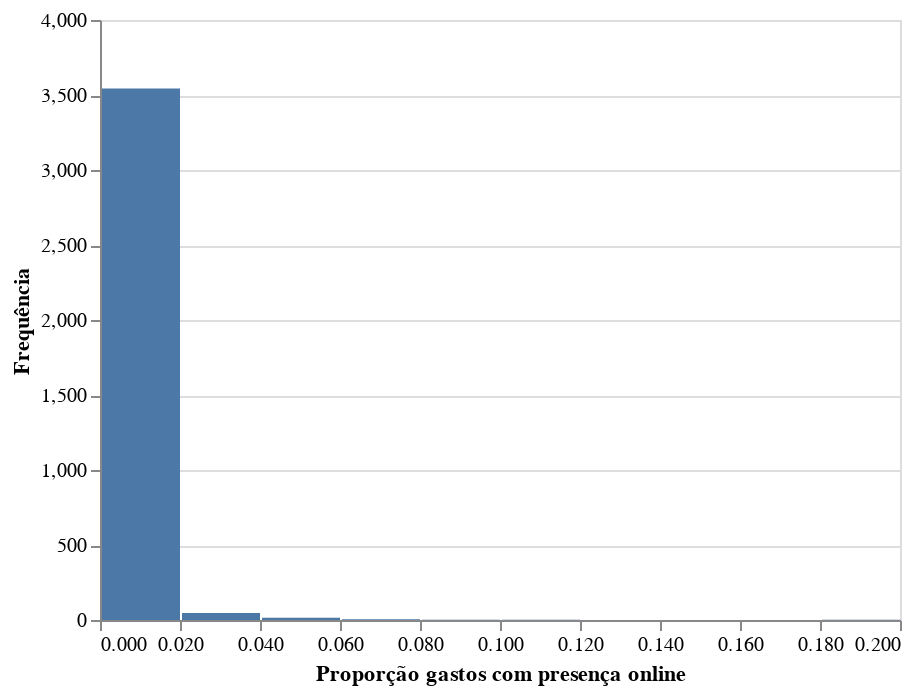

The notebook cell this image was saved under:
### Code cell
alt.Chart(naobolso_16).mark_bar().encode(
        alt.X('prop',
          title = 'Proporção gastos com presença online',
          bin = alt.Bin(extent = [0, 0.20], step = 0.02)
          ),
        alt.Y('count()',
          title = 'Frequência'))

### Figure 1 — Vega-Lite specification as saved in the notebook (floating-point values rounded to 4 significant figures; data arrays with more than 128 entries replaced by an {"elided": "..."} marker saying what was removed)
{"config": {"view": {"continuousWidth": 400, "continuousHeight": 300}}, "data": {"name": "data-3341efa34ecebe6275b4e81edcf6a51a"}, "mark": "bar", "encoding": {"x": {"type": "quantitative", "bin": {"extent": [0, 0.2], "step": 0.02}, "field": "prop", "title": "Proporção gastos com presença online"}, "y": {"type": "quantitative", "aggregate": "count", "title": "Frequência"}}, "$schema": "https://vega.github.io/schema/vega-lite/v4.8.1.json", "datasets": {"data-3341efa34ecebe6275b4e81edcf6a51a": {"elided": "3613 records"}}}
